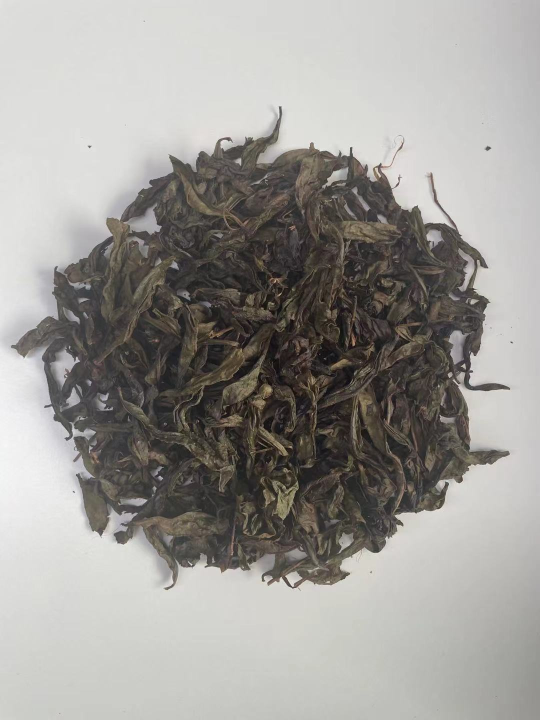
#> input picture image-similarity/database-tea-cake/1018-1-a.jpg, 1080 x 1440 px (shown at 1/2 size)
$ python object_detect.py   (older library calls are emulated)
#> lines starting #> are read from the running program, lines starting #| are printed output that depends on the picture; after the words box and inside, x2 and y2 are one past the last pixel; in counts of white or black regions, pixels touching at a corner belong together
#> further down, image is the input picture: shape (1440, 1080, 3); mean B, G, R 151.1, 155, 157.2
import cv2
import numpy as np

def zeroPaddingResizeCV(img, size=(224, 224), interpolation=None):
#> called with size = (224, 224)
    isize = img.shape
#> isize = (1440, 1080, 3)
    ih, iw = isize[0], isize[1]
#> ih = 1440; iw = 1080
    h, w = size[0], size[1]
    scale = min(w / iw, h / ih)
#> scale = 0.156
    new_w = int(iw * scale + 0.5)
#> new_w = 168
    new_h = int(ih * scale + 0.5)
#> new_h = 224

    img = cv2.resize(img, (new_w, new_h), interpolation)
    new_img = np.zeros((h, w, 3), np.uint8)
    new_img[(h-new_h)//2:(h+new_h)//2, (w-new_w)//2:(w+new_w)//2] = img
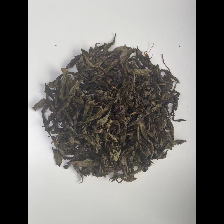
#> new_img: shape (224, 224, 3); mean of channels 0, 1, 2 113.3, 116.2, 117.9; drawn as B, G, R

    return new_img

# 参照 https://blog.csdn.net/liqiancao/article/details/55670749
# step1：加载图片
image = cv2.imread("database-tea-cake/1018-1-a.jpg")
cv2.imshow("original", image)
cv2.waitKey()

# 缩放图片
image = zeroPaddingResizeCV(image, size=(224, 224))
# show image
cv2.imshow("resized", image)
cv2.waitKey()

# 转成灰度图
gray = cv2.cvtColor(image, cv2.COLOR_BGR2GRAY)

# step2:用Sobel算子计算x，y方向上的梯度，之后在x方向上减去y方向上的梯度，通过这个减法，我们留下具有高水平梯度和低垂直梯度的图像区域。
gradX = cv2.Sobel(gray, cv2.CV_32F, dx=1, dy=0, ksize=- 1)
gradY = cv2.Sobel(gray, cv2.CV_32F, dx=0, dy=1, ksize=- 1)
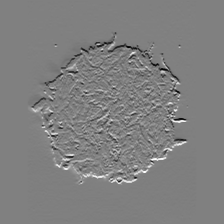
#> gradY: shape (224, 224) float32; min -2294, max 2267, mean -2.4; drawn with min black and max white

# subtract the y-gradient from the x-gradient
gradient = cv2.subtract(gradX, gradY)
gradient = cv2.convertScaleAbs(gradient)
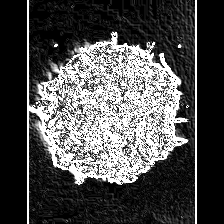
#> gradient: shape (224, 224); min 0, max 255, mean 77
# show image
cv2.imshow("first", gradient)
cv2.waitKey()

# step3：去除图像上的噪声。首先使用低通滤泼器平滑图像（9 x 9内核）,这将有助于平滑图像中的高频噪声。
# 低通滤波器的目标是降低图像的变化率。如将每个像素替换为该像素周围像素的均值。这样就可以平滑并替代那些强度变化明显的区域。
# 然后，对模糊图像二值化。梯度图像中不大于90的任何像素都设置为0（黑色）。 否则，像素设置为255（白色）。
# blur and threshold the image
blurred = cv2.blur(gradient, (9,  9))
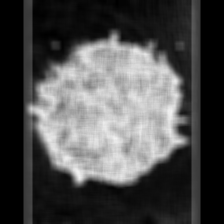
#> blurred: shape (224, 224); min 0, max 242, mean 77
_, thresh = cv2.threshold(blurred,  90,  255, cv2.THRESH_BINARY)
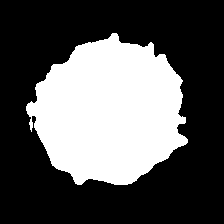
#> thresh: shape (224, 224); 34.7% white; 1 white region, box (x1, y1, x2, y2) and area: (26, 33, 188, 185) 17389
# SHOW IMAGE
cv2.imshow("thresh", thresh)
cv2.waitKey()

# step4:在上图中我们看到蜜蜂身体区域有很多黑色的空余，我们要用白色填充这些空余，使得后面的程序更容易识别昆虫区域，
# 这需要做一些形态学方面的操作。
kernel = cv2.getStructuringElement(cv2.MORPH_RECT, (25,  25))
closed = cv2.morphologyEx(thresh, cv2.MORPH_CLOSE, kernel)
#> closed: shape (224, 224); 35.3% white; 1 white region, box (x1, y1, x2, y2) and area: (26, 33, 188, 185) 17730
# show image
cv2.imshow("closed1", closed)
cv2.waitKey()

# step5:从上图我们发现图像上还有一些小的白色斑点，这会干扰之后的昆虫轮廓的检测，要把它们去掉。分别执行4次形态学腐蚀与膨胀。
# perform a series of erosions and dilations
closed = cv2.erode(closed,  None, iterations=4)
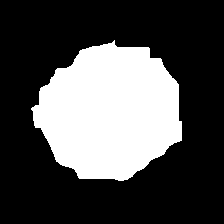
#> closed: shape (224, 224); 30.5% white; 1 white region, box (x1, y1, x2, y2) and area: (31, 40, 182, 181) 15281
closed = cv2.dilate(closed,  None, iterations=4)
#> closed: shape (224, 224); 35.2% white; 1 white region
# show image
cv2.imshow("closed2", closed)
cv2.waitKey()

# step6：找出昆虫区域的轮廓。
# cv2.findContours()函数
# 第一个参数是要检索的图片，必须是为二值图，即黑白的（不是灰度图），
# 所以读取的图像要先转成灰度的，再转成二值图，我们在第三步用cv2.threshold()函数已经得到了二值图。
# 第二个参数表示轮廓的检索模式，有四种：
# 1. cv2.RETR_EXTERNAL表示只检测外轮廓
# 2. cv2.RETR_LIST检测的轮廓不建立等级关系
# 3. cv2.RETR_CCOMP建立两个等级的轮廓，上面的一层为外边界，里面的一层为内孔的边界信息。如果内孔内还有一个连通物体，这个物体的边界也在顶层。
# 4. cv2.RETR_TREE建立一个等级树结构的轮廓。
# 第三个参数为轮廓的近似方法
# cv2.CHAIN_APPROX_NONE存储所有的轮廓点，相邻的两个点的像素位置差不超过1，即max（abs（x1-x2），abs（y2-y1））==1
# cv2.CHAIN_APPROX_SIMPLE压缩水平方向，垂直方向，对角线方向的元素，只保留该方向的终点坐标，例如一个矩形轮廓只需4个点来保存轮廓信息

# cv2.findContours()函数返回两个值，一个是轮廓本身，还有一个是每条轮廓对应的属性。
# cv2.findContours()函数返回第一个值是list，list中每个元素都是图像中的一个轮廓，用numpy中的ndarray表示。
# 每一个ndarray里保存的是轮廓上的各个点的坐标。我们把list排序，点最多的那个轮廓就是我们要找的昆虫的轮廓。
# x = cv2.findContours(closed.copy(), cv2.RETR_EXTERNAL, cv2.CHAIN_APPROX_SIMPLE)
# # import pdb
# # pdb.set_trace()
# _a, cnts, _b = x
# c = sorted(cnts, key=cv2.contourArea, reverse=True)[0]

# OpenCV中通过cv2.drawContours在图像上绘制轮廓。
# 第一个参数是指明在哪幅图像上绘制轮廓
# 第二个参数是轮廓本身，在Python中是一个list
# 第三个参数指定绘制轮廓list中的哪条轮廓，如果是-1，则绘制其中的所有轮廓
# 第四个参数是轮廓线条的颜色
# 第五个参数是轮廓线条的粗细

# cv2.minAreaRect()函数:
# 主要求得包含点集最小面积的矩形，这个矩形是可以有偏转角度的，可以与图像的边界不平行。
# compute the rotated bounding box of the largest contour
# rect = cv2.minAreaRect(c)
# rect = cv2.minAreaRect(cnts[1])
# box = np.int0(cv2.boxPoints(rect))


# draw a bounding box arounded the detected barcode and display the image
# cv2.drawContours(image, [box],  - 1, (0,  255,  0),  3)
# cv2.imshow("Image", image)
# cv2.imwrite("contoursImage2.jpg", image)
# cv2.waitKey(0)

# step7：裁剪。box里保存的是绿色矩形区域四个顶点的坐标。我将按下图红色矩形所示裁剪昆虫图像。
# 找出四个顶点的x，y坐标的最大最小值。新图像的高=maxY-minY，宽=maxX-minX。
# Xs = [i[0] for i in box]
# Ys = [i[1] for i in box]
# x1 = min(Xs)
# x2 = max(Xs)
# y1 = min(Ys)
# y2 = max(Ys)
# hight = y2 - y1
# width = x2 - x1
# cropImg = image[y1:y1 + hight, x1:x1 + width]

# show image
# cv2.imshow("cropImg", cropImg)
# cv2.imwrite("object_detect_crop.png", cropImg)
# cv2.waitKey()

(cnts, _) = cv2.findContours(closed.copy(),
                             cv2.RETR_EXTERNAL, cv2.CHAIN_APPROX_SIMPLE)
#> cnts = 1 contour; box (x1, y1, x2, y2) and area: (27, 36, 186, 185) 17440
c = sorted(cnts, key=cv2.contourArea, reverse=True)[0]
#> c = contour of 187 points, box (x1, y1, x2, y2) (27, 36, 186, 185), area 17440

# compute the rotated bounding box of the largest contour
rect = cv2.minAreaRect(c)
#> rect = ((109.1, 110.8), (155.8, 144), -35.36)
# ....................................................注意opencv3用法
box = np.int0(cv2.boxPoints(rect))
#> box = [[87, 214], [3, 97], [130, 7], [214, 124]]

# draw a bounding box arounded the detected barcode and display the image
# cv2.drawContours(image, [box], -1, (0, 255, 0), 3)#                                       去除就没有绿色
cv2.imshow("Image", image)
cv2.imwrite("contoursImage2.jpg", image)
cv2.waitKey(0)

Xs = [i[0] for i in box]
#> Xs = [87, 3, 130, 214]
Ys = [i[1] for i in box]
#> Ys = [214, 97, 7, 124]
x1 = min(Xs)
#> x1 = 3
x2 = max(Xs)
#> x2 = 214
y1 = min(Ys)
#> y1 = 7
y2 = max(Ys)
#> y2 = 214
hight = y2 - y1
#> hight = 207
width = x2 - x1
#> width = 211
cropImg = image[y1:y1+hight, x1:x1+width]
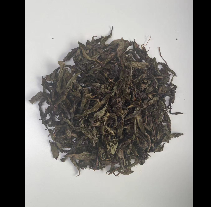
#> cropImg: shape (207, 211, 3); mean of channels 0, 1, 2 117.3, 120.4, 122.3; drawn as B, G, R
print(y1)
#| 7
print(y1+hight)
#| 214
print(x1)
#| 3
print(x1+width)
#| 214
cv2.imshow('cropImg', cropImg)
cv2.imwrite("object_detect_crop.png", cropImg)
cv2.waitKey(0)


image = cv2.imread("object_detect_crop.png")
cv2.imshow("Original",image)
cv2.waitKey(0)

gray = cv2.cvtColor(image,cv2.COLOR_BGR2GRAY)
#> gray: shape (207, 211)
cv2.imshow("Gray",gray)
cv2.waitKey(0)

$ run again, with image-similarity/database-tea-cake/1018-2-a.jpg copied over image-similarity/database-tea-cake/1018-1-a.jpg
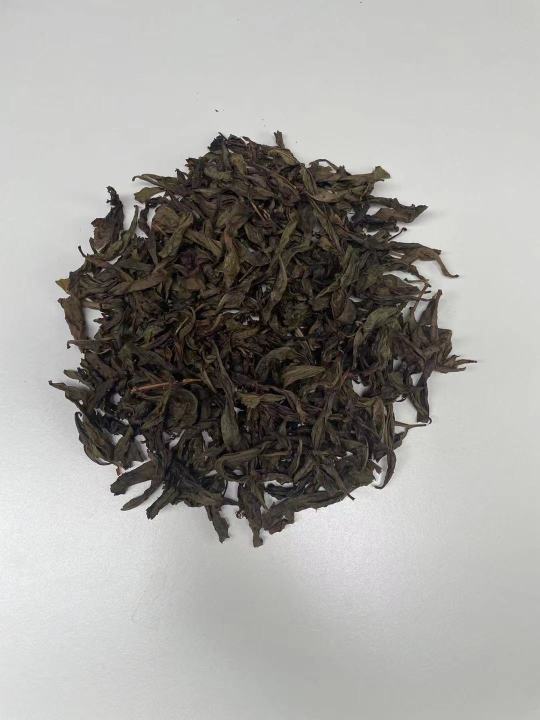
#> input picture image-similarity/database-tea-cake/1018-2-a.jpg, 1080 x 1440 px (shown at 1/2 size)
#> image is the input picture: shape (1440, 1080, 3); mean B, G, R 155.4, 158.7, 160.3
#> `_, thresh = cv2.threshold(blurred,  90,  255, cv2.THRESH_BINARY)`:
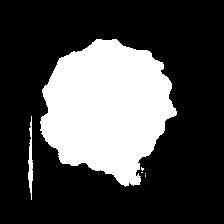
#> thresh: shape (224, 224); 28.1% white; 6 white regions (4 under 20 px), largest, box (x1, y1, x2, y2) and area: (40, 39, 177, 187) 13879, (28, 116, 33, 200) 229
#> cnts = 1 contour; box (x1, y1, x2, y2) and area: (29, 39, 174, 186) 14428
#> c = contour of 155 points, box (x1, y1, x2, y2) (29, 39, 174, 186), area 14428
#> rect = ((105.7, 107), (136.7, 131.5), -67.83)
#> box = [[140, 195], [18, 145], [70, 18], [192, 68]]
#> Xs = [140, 18, 70, 192]
#> Ys = [195, 145, 18, 68]
#> x1 = 18
#> x2 = 192
#> y1 = 18
#> y2 = 195
#> hight = 177
#> width = 174
#> `cropImg = image[y1:y1+hight, x1:x1+width]`:
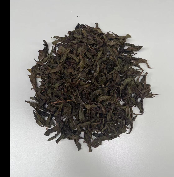
#> cropImg: shape (177, 174, 3); mean of channels 0, 1, 2 135.5, 138.9, 141; drawn as B, G, R
#| 18
#| 195
#| 18
#| 192

$ run again, with image-similarity/database-tea-cake/1018-1-b.jpg copied over image-similarity/database-tea-cake/1018-1-a.jpg
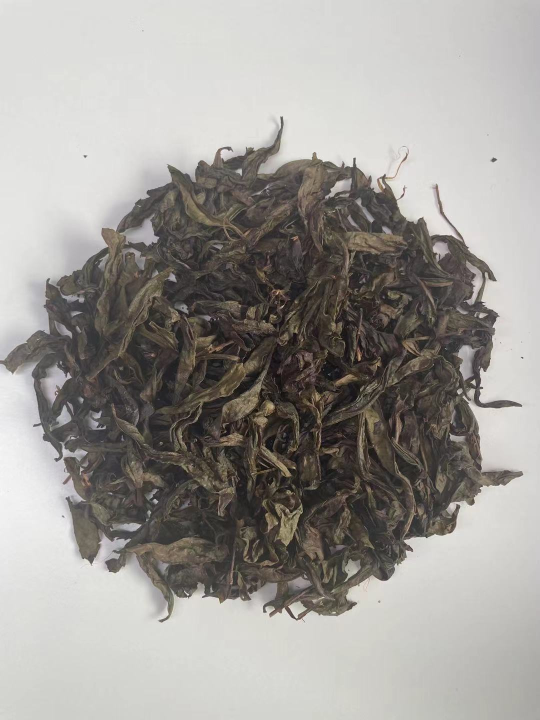
#> input picture image-similarity/database-tea-cake/1018-1-b.jpg, 1080 x 1440 px (shown at 1/2 size)
#> image is the input picture: shape (1440, 1080, 3); mean B, G, R 150.2, 154.4, 157.4
#> `_, thresh = cv2.threshold(blurred,  90,  255, cv2.THRESH_BINARY)`:
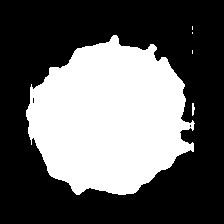
#> thresh: shape (224, 224); 38.1% white; 5 white regions (3 under 20 px), largest, box (x1, y1, x2, y2) and area: (26, 35, 195, 195) 19080, (192, 103, 195, 116) 28
#> cnts = 1 contour; box (x1, y1, x2, y2) and area: (27, 39, 195, 194) 19462
#> c = contour of 170 points, box (x1, y1, x2, y2) (27, 39, 195, 194), area 19462
#> rect = ((110.5, 116), (154, 167), -90)
#> box = [[194, 193], [27, 193], [27, 39], [194, 39]]
#> Xs = [194, 27, 27, 194]
#> Ys = [193, 193, 39, 39]
#> x1 = 27
#> x2 = 194
#> y1 = 39
#> y2 = 193
#> hight = 154
#> width = 167
#> `cropImg = image[y1:y1+hight, x1:x1+width]`:
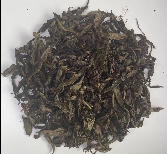
#> cropImg: shape (154, 167, 3); mean of channels 0, 1, 2 121.9, 126.4, 130.8; drawn as B, G, R
#| 39
#| 193
#| 27
#| 194

$ run again, with image-similarity/database-tea-cake/1018-1-c.jpg copied over image-similarity/database-tea-cake/1018-1-a.jpg
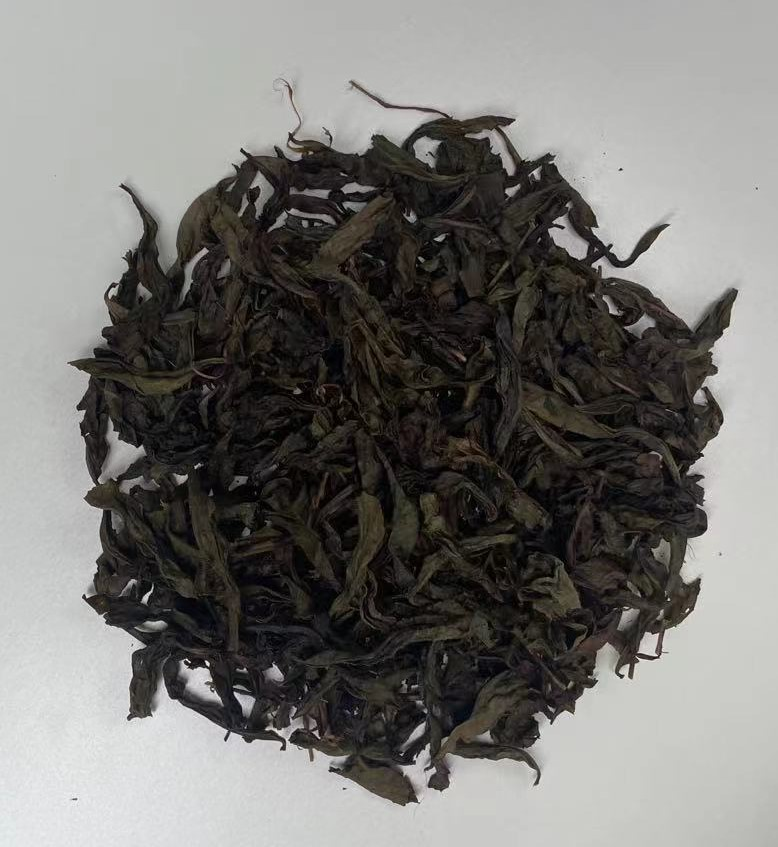
#> input picture image-similarity/database-tea-cake/1018-1-c.jpg, 778 x 847 px
#> image is the input picture: shape (847, 778, 3); mean B, G, R 114.6, 117.5, 118.8
#> thresh: shape (224, 224); 52.1% white; 1 black region, box (x1, y1, x2, y2) and area: (0, 0, 224, 224) 24038
#> cnts = 2 contours; box (x1, y1, x2, y2) and area: (26, 20, 206, 224) 26636, (0, 190, 13, 207) 192
#> c = contour of 178 points, box (x1, y1, x2, y2) (26, 20, 206, 224), area 26636
#> rect = ((111.7, 122.5), (201.6, 177.5), -82.3)
#> box = [[186, 234], [10, 210], [37, 10], [213, 34]]
#> Xs = [186, 10, 37, 213]
#> Ys = [234, 210, 10, 34]
#> x1 = 10
#> x2 = 213
#> y1 = 10
#> y2 = 234
#> hight = 224
#> width = 203
#> `cropImg = image[y1:y1+hight, x1:x1+width]`:
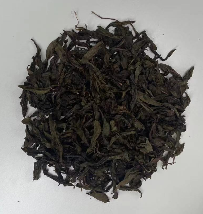
#> cropImg: shape (214, 203, 3); mean of channels 0, 1, 2 110.2, 113.1, 114.5; drawn as B, G, R
#| 10
#| 234
#| 10
#| 213
